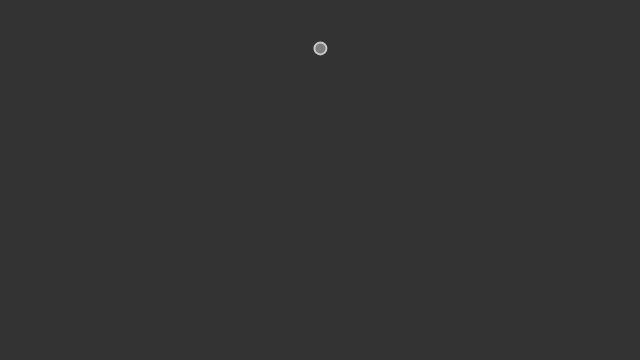
Frame 1 (no input)
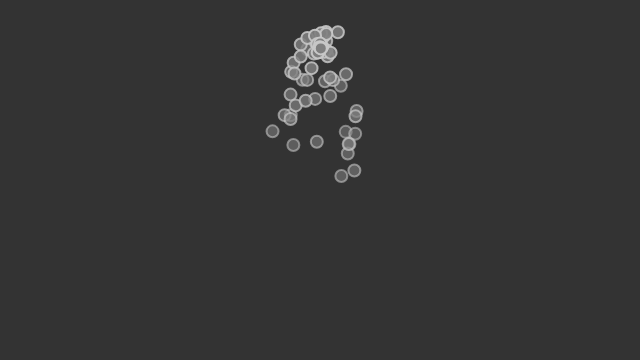
Frame 60 (no input)
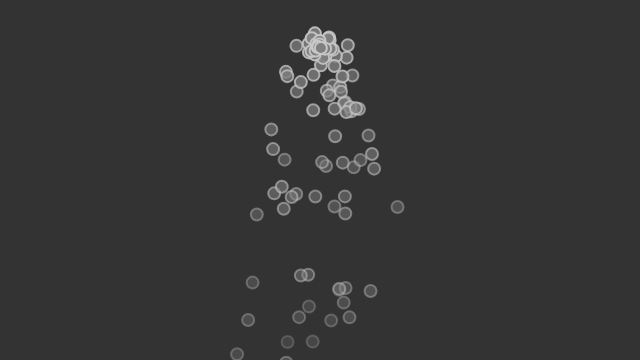
Frame 120 (the mouse pressed at the canvas centre since frame 60)

The p5.js sketch that drew these frames (run headless with seeded random() and noise() and a simulated clock; from frame 60 on, the mouse is pressed at the canvas centre):

// p5.js sketch
// ── sketch.js
class Particle {
  constructor(position) {
    this.acceleration = createVector(0, 0.0);
    this.velocity = createVector(random(-1, 1), random(-2, 0));
    this.position = position.copy();
    this.lifespan = 255.0;
    this.mass = 1; // Let's do something better here!
  }

  run() {
    this.update();
    this.display();
  }

  applyForce(force) {
    let f = force.copy();
    f.div(this.mass);
    this.acceleration.add(f);
  }

  // Method to update position
  update() {
    this.velocity.add(this.acceleration);
    this.position.add(this.velocity);
    this.acceleration.mult(0);
    this.lifespan -= 2.0;
  }

  // Method to display
  display() {
    stroke(200, this.lifespan);
    strokeWeight(2);
    fill(127, this.lifespan);
    ellipse(this.position.x, this.position.y, 12, 12);
  }

  // Is the particle still useful?
  isDead() {
    if (this.lifespan < 0.0) {
      return true;
    } else {
      return false;
    }
  }
}

class ParticleSystem {
  constructor(position) {
    this.origin = position.copy();
    this.particles = [];
  }

  addParticle() {
    this.particles.push(new Particle(this.origin));
  }

  run() {
    // Run every particle
    // ES6 for..of loop
    for (let particle of this.particles) {
      particle.run();
    }

    // Filter removes any elements of the array that do not pass the test
    this.particles = this.particles.filter(particle => !particle.isDead());
  }

  // A function to apply a force to all Particles
  applyForce(f) {
    for (let i = 0; i < this.particles.length; i++) {
      this.particles[i].applyForce(f);
    }
  }
}

let ps;

function setup() {
  createCanvas(640, 360);
  setFrameRate(60);
  ps = new ParticleSystem(createVector(width / 2, 50));
}

function draw() {
  background(51);

  // Apply gravity force to all Particles
  let gravity = createVector(0, 0.1);
  ps.applyForce(gravity);

  ps.addParticle();
  ps.run();
}
